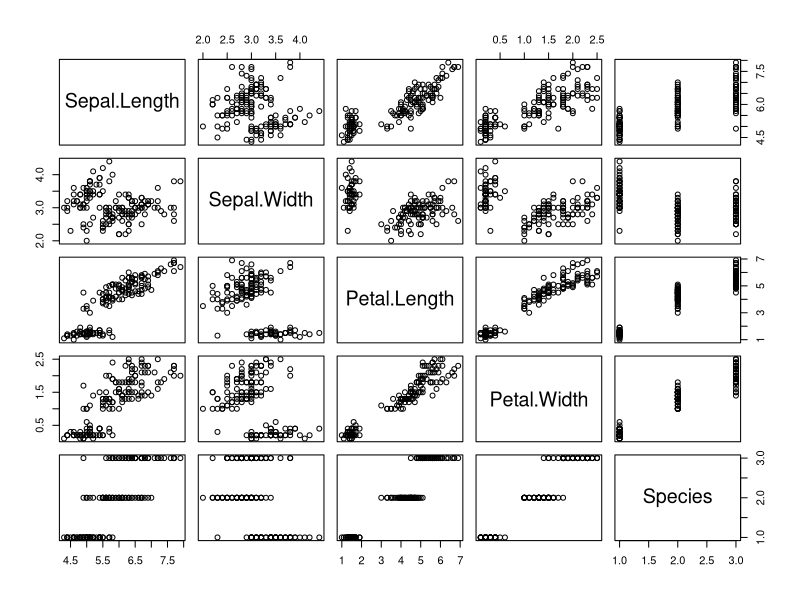
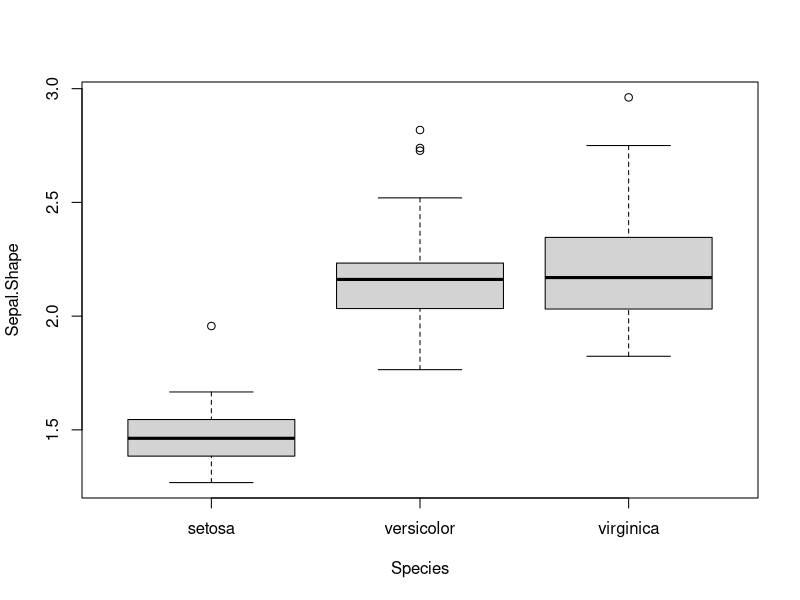
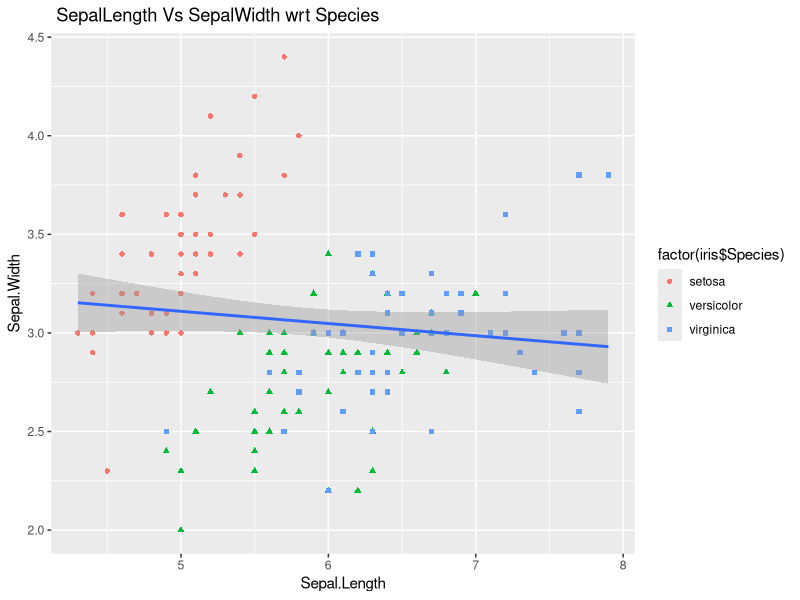

Source code (R) for these figures, in order:
# Let's analyse the iris data set
# Load the data
data("iris")
#Look at it
str(iris)
summary(iris)
head(iris)#would be nice to see that as a clean table
plot(iris)
#sample size /species
table(iris$Species)

#Can we distinguish species based on flower morphology?
#try a linear model like sepal.length = species + noise
summary(m0 <- lm(Sepal.Length ~ 1 + Species, data = iris))
anova(m0)#that looks convincing

#But are proportions also different?
iris$Sepal.Shape <- iris$Sepal.Length/iris$Sepal.Width
summary(mshape0 <- lm(Sepal.Shape ~ 1 + Species, data = iris))
boxplot(Sepal.Shape ~ 1 + Species, data = iris)
#so 1 species different from the two others (which are pretty similar in shape, but not size!)

library(ggplot2)
g <- ggplot(iris, aes(x = Sepal.Length, y = Sepal.Width))
g <- g + geom_point(aes(shape = factor(iris$Species), colour = factor(iris$Species)))
g <- g + ggtitle (" SepalLength Vs SepalWidth wrt Species" )
g <- g + stat_smooth(method= lm)
g



#can we easily cluster species with the original measurements?
kcluster <- kmeans(x=iris[,c(1:4)], centers = 3)
table(iris$Species, kcluster$cluster)

# What about our ratio?
kclusterRatio <- kmeans(x=iris[,6], centers = 3)
table(iris$Species, kclusterRatio$cluster)

#maybe measurements are redundant?
cmat <- cor(iris[,-5])

#smart people have looked at this data more. Maybe use things from http://rstudio-pubs-static.s3.amazonaws.com/450733_9a472ce9632f4ffbb2d6175aaaee5be6.html
#or https://rpubs.com/Tanmay007/Iris_regression